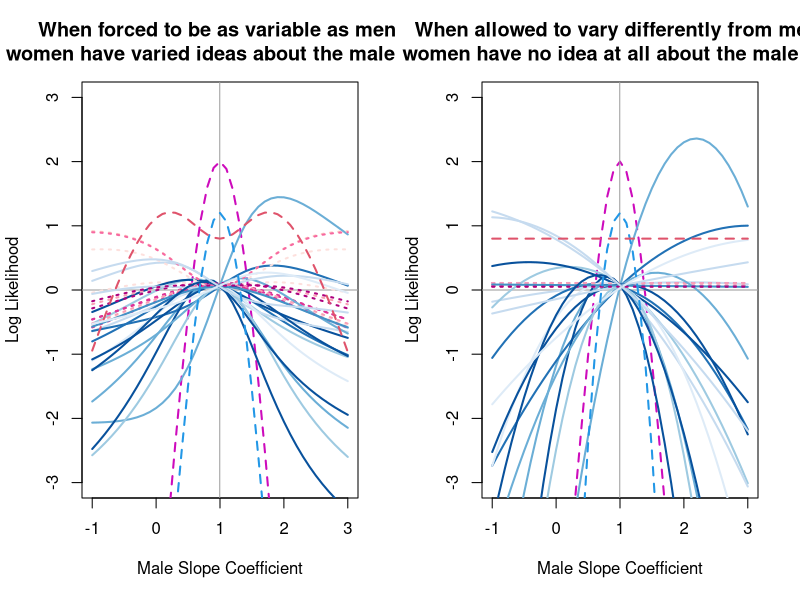

R code for this plot:
pdf(file="Figure4.pdf",width=10)
par(mfrow=c(1,2))
#colours
library(RColorBrewer)
mypalette.M<-brewer.pal(9,"Blues")[-1]
mypalette.F<-brewer.pal(9,"RdPu")[c(-1,-9)]
colourl=list(mypalette.M,mypalette.F)

myletters=c(letters,"@","#","$","%")
#Generate data according to the model with an intercation being present
set.seed(1)
n=30
x1=rnorm(n)
x2=rbinom(n,1,.5)
y=rnorm(n,mean=x1 - .5 * x1 * x2)

#Fit and display results from linear models
coefc=glm(y~x1 * x2)$coef
coef1=glm(y[x2==1] ~ x1[x2==1])$coef
coef0=glm(y[!x2] ~ x1[!x2])$coef

coefc
coef0
c(coefc[1] + coefc[3],coefc[2] + coefc[4])
coef1

ssc=summary(glm(y~x1 * x2))
ss1=summary(glm(y[x2==1] ~ x1[x2==1]))
ss0=summary(glm(y[x2==0] ~ x1[x2==0]))
ssc$disp
ss1$disp; ss0$disp

ssc$disp * ssc$df[2]
ss1$disp * ss1$df[2] + ss0$disp * ss0$df[2]

#Write out combined likelihood
pp<-""
for(i in 1:length(y)){
pp<-paste(pp," 
+ dnorm(y[",i,"],u + b1 * x1[",i,"] + b2 * x2[",i,"]+ b3 * x1[",i,"] * x2[",i,"],exp(s),log=T)",sep="")
}
pp<-paste("fn<-function(pars){ u=pars[1]; b1=pars[2]; b2=pars[3]; b3=pars[4];s=pars[5]; return(-(",pp,"))}",sep="")
eval(parse(text=pp))
fn

#Obtain joint mle
p0=c(1,1,1,1,1)
oo<-optim(p0,fn,method = "BFGS",hessian=T)
dmle<-oo$par
dmle.se<-sqrt(diag(solve(oo$hessian)))
rbind(dmle,dmle.se)

#recall from theory
sqrt(ssc$disp) * sqrt((30 - 4)/30)
exp(dmle[5])

#Write out log combined log likelihood from just females (x2==1)
pp<-""
for(i in 1:length(y)){
if(x2[i]==1){
pp<-paste(pp," 
+ dnorm(y[",i,"],u + b1 * x1[",i,"] ,exp(s),log=T)",sep="")
}
}
pp<-paste("fn<-function(pars){ u=pars[1]; b1=pars[2]; s=pars[3]; return(-(",pp,"))}",sep="")
eval(parse(text=pp))
fn

p0=c(1,1,1)
oo<-optim(p0,fn,method = "BFGS",hessian=T)
dmle<-oo$par
dmle.se<-sqrt(diag(solve(oo$hessian)))
rbind(dmle,dmle.se)

#recall from theory
k=sum(x2==1)
sqrt(ss1$disp) * sqrt((k - 2)/k)
exp(dmle[3])

#Now for just males (x2=0)
pp<-""
for(i in 1:length(y)){
if(x2[i]==0){
pp<-paste(pp," 
+ dnorm(y[",i,"],u + b1 * x1[",i,"] ,exp(s),log=T)",sep="")
}
}
pp<-paste("fn<-function(pars){ u=pars[1]; b1=pars[2]; s=pars[3]; return(-(",pp,"))}",sep="")
eval(parse(text=pp))

p0=c(1,1,1)
oo<-optim(p0,fn,method = "BFGS",hessian=T)
dmle<-oo$par
dmle.se<-sqrt(diag(solve(oo$hessian)))
rbind(dmle,dmle.se)

#recall from theory
k=sum(x2==0)
sqrt(ss0$disp) * sqrt((k - 2)/k)
exp(dmle[3])

#back to full model

pp<-""
for(i in 1:length(y)){
pp<-paste(pp," 
+ dnorm(y[",i,"],u + b1 * x1[",i,"] + b2 * x2[",i,"]+ b3 * x1[",i,"] * x2[",i,"],exp(s),log=T)",sep="")
}
pp<-paste("fn<-function(pars){ u=pars[1]; b1=pars[2]; b2=pars[3]; b3=pars[4];s=pars[5]; return(-(",pp,"))}",sep="")
eval(parse(text=pp))
fn

p0=c(1,1,1,1,1)
oo<-optim(p0,fn,method = "BFGS",hessian=T)
dmle<-oo$par
dmle.se<-sqrt(diag(solve(oo$hessian)))
rbind(dmle,dmle.se)



#record the joint profile path for b3
proflik.path=function(b1){


pp<-""
for(i in 1:length(y)){
pp<-paste(pp," 
+ dnorm(y[",i,"],u + b1 * x1[",i,"] + b2 * x2[",i,"]+ b3 * x1[",i,"] * x2[",i,"],exp(s),log=T)",sep="")
}
pp<-paste("fn<-function(pars){ b1=b1; u=pars[1]; b2=pars[2]; b3=pars[3]; s=pars[4]; return(-(",pp,"))}",sep="")
eval(parse(text=pp))


oo=optim(.9 * dmle[-4], fn,method="BFGS",hessian=T,control=list(reltol=.Machine$double.eps^.75))
return(c(-oo$value,oo$par))
}

#Check mle
proflik.path(dmle[2])
oo$par
oo$value

#Calculate and plot combined log likelihood
ii=seq(-1,3,.1 * 1)
cc=matrix(NA,ncol=5,nrow=length(ii))
for(j in 1:length(ii))
cc[j,]=proflik.path(ii[j])
mle=min(abs(ii-dmle[2])) == abs(ii-dmle[2])
plot(ii,cc[,1] - cc[mle,1] + 2 ,type="n",ylim=c(-3,3),ylab="Log Likelihood",xlab="Male Slope Coefficient")
lines(ii,cc[,1] - cc[mle,1] + 2,lty=2,lwd=2,col=6)

abline(h=0,col=8)  
abline(v=dmle[2],col=8)

#individual likelihoods
il=matrix(NA,nrow=length(y),ncol=length(ii))

for(j in 1:length(y)){
pp<-""
pp<-paste(pp," 
+ dnorm(y[",j,"],u + b1 * x1[",j,"] + b2 * x2[",j,"]+ b3 * x1[",j,"] * x2[",j,"],exp(s),log=T)",sep="")

pp<-paste("fn<-function(pars){ b1=pars[1]; u=pars[2]; b2=pars[3]; b3=pars[4]; s=pars[5]; return(-(",pp,"))}",sep="")
eval(parse(text=pp))

ic=NULL
for(k in 1:length(ii))
ic[k]=-fn(c(ii[k],cc[k,-1]))

il[j,]=ic - ic[mle] + 2/length(y)
lines(ii,il[j,] + rnorm(1,0,.025),col=colourl[[(1 + x2[j])]][rep(1:7,5)[j]],lty=c(1,3)[x2[j] + 1],lwd=2)

#text(ii,il[j,],myletters[j],col=colourl[[(1 + x2[j])]][rep(1:7,5)[j]])
}

#Plot combined seperately by male and female log likelihoods
lines(ii,apply(il[x2==0,],2,sum),col=4,lty=2,lwd=2)
lines(ii,apply(il[x2==1,],2,sum),col=2,lty=2,lwd=2)

title("When forced to be as variable as men \n - women have varied ideas about the male slope")



pp<-""
for(i in 1:length(y)){
pp<-paste(pp," 
+ dnorm(y[",i,"],u + b1 * x1[",i,"] + b2 * x2[",i,"]+ b3 * x1[",i,"] * x2[",i,"],
exp(s1 * (x2[",i,"] == 0) + s2 * (x2[",i,"] == 1)),log=T)",sep="")
}
pp<-paste("fn<-function(pars){ u=pars[1]; b1=pars[2]; b2=pars[3]; b3=pars[4];s1=pars[5];s2=pars[6]; return(-(",pp,"))}",sep="")
eval(parse(text=pp))
fn

p0=c(1,1,1,1,1,1)
oo<-optim(p0,fn,method = "BFGS",hessian=T)
dmle<-oo$par
dmle.se<-sqrt(diag(solve(oo$hessian)))
rbind(dmle,dmle.se)

#record the joint profile path for b3
proflik.path=function(b1){


pp<-""
for(i in 1:length(y)){
pp<-paste(pp," 
+ dnorm(y[",i,"],u + b1 * x1[",i,"] + b2 * x2[",i,"]+ b3 * x1[",i,"] * x2[",i,"],
exp(s1 * (x2[",i,"] == 0) + s2 * (x2[",i,"] == 1)),log=T)",sep="")
}
pp<-paste("fn<-function(pars){ b1=b1; u=pars[1]; b2=pars[2]; b3=pars[3];s1=pars[4];s2=pars[5]; return(-(",pp,"))}",sep="")
eval(parse(text=pp))


oo=optim(.9 * dmle[-4], fn,method="BFGS",hessian=T,control=list(reltol=.Machine$double.eps^.75))
return(c(-oo$value,oo$par))
}

proflik.path(dmle[2])


cc=matrix(NA,ncol=6,nrow=length(ii))
for(j in 1:length(ii))
cc[j,]=proflik.path(ii[j])
mle=min(abs(ii-dmle[2])) == abs(ii-dmle[2])
plot(ii,cc[,1] - cc[mle,1] + 2 ,type="n",ylim=c(-3,3),ylab="Log Likelihood",xlab="Male Slope Coefficient")
lines(ii,cc[,1] - cc[mle,1] + 2,lty=2,lwd=2,col=6)

abline(h=0,col=8)  
abline(v=dmle[2],col=8)

il=matrix(NA,nrow=length(y),ncol=length(ii))
#individual likelihoods
for(j in 1:length(y)){
pp<-""
pp<-paste(pp," 
+ dnorm(y[",j,"],u + b1 * x1[",j,"] + b2 * x2[",j,"]+ b3 * x1[",j,"] * x2[",j,"],exp(dmle[5]),log=T)",sep="")

pp<-paste("fn<-function(pars){ b1=pars[1]; u=pars[2]; b2=pars[3]; b3=pars[4]; return(-(",pp,"))}",sep="")
eval(parse(text=pp))

ic=NULL
for(k in 1:length(ii))
ic[k]=-fn(c(ii[k],cc[k,-1]))

il[j,]=ic - ic[mle] + 2/length(y)
lines(ii,il[j,] + rnorm(1,0,.025),col=colourl[[(1 + x2[j])]][rep(1:7,5)[j]],lty=c(1,3)[x2[j] + 1],lwd=2)


#text(ii,il[j,],myletters[j],col=colourl[[(1 + x2[j])]][rep(1:7,5)[j]])
}

lines(ii,apply(il[x2==0,],2,sum),col=4,lty=2,lwd=2)
lines(ii,apply(il[x2==1,],2,sum),col=2,lty=2,lwd=2)

title("When allowed to vary differently from men \n - women have no idea at all about the male slope")
dev.off()
